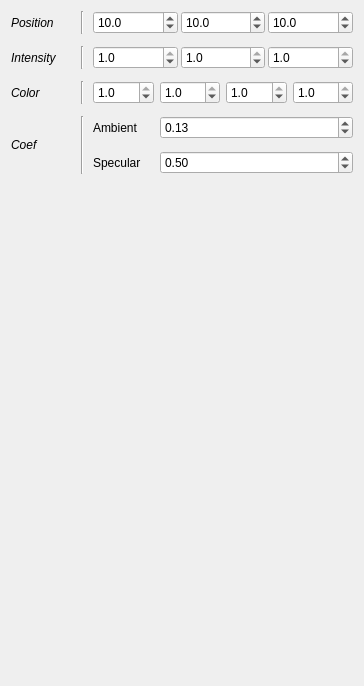
             <widget class="QWidget" name="page_3">
              <property name="geometry">
               <rect>
                <x>0</x>
                <y>0</y>
                <width>364</width>
                <height>686</height>
               </rect>
              </property>
              <attribute name="label">
               <string>Light</string>
              </attribute>
              <layout class="QVBoxLayout" name="verticalLayout_15">
               <item>
                <layout class="QGridLayout" name="gridLayout_13">
                 <property name="verticalSpacing">
                  <number>12</number>
                 </property>
                 <property name="topMargin">
                  <number>0</number>
                 </property>
                 <item row="3" column="0">
                  <widget class="QLabel" name="label_34">
                   <property name="font">
                    <font>
                     <italic>true</italic>
                    </font>
                   </property>
                   <property name="text">
                    <string>Color</string>
                   </property>
                  </widget>
                 </item>
                 <item row="5" column="2">
                  <widget class="QLabel" name="label_13">
                   <property name="text">
                    <string>Specular</string>
                   </property>
                  </widget>
                 </item>
                 <item row="4" column="0" rowspan="2">
                  <widget class="QLabel" name="label_35">
                   <property name="font">
                    <font>
                     <italic>true</italic>
                    </font>
                   </property>
                   <property name="text">
                    <string>Coef</string>
                   </property>
                  </widget>
                 </item>
                 <item row="3" column="2">
                  <widget class="QDoubleSpinBox" name="uil_colR">
                   <property name="font">
                    <font>
                     <weight>50</weight>
                     <bold>false</bold>
                    </font>
                   </property>
                   <property name="toolTip">
                    <string>&lt;html&gt;&lt;head/&gt;&lt;body&gt;&lt;p&gt;Red&lt;/p&gt;&lt;/body&gt;&lt;/html&gt;</string>
                   </property>
                   <property name="decimals">
                    <number>1</number>
                   </property>
                   <property name="maximum">
                    <double>1.000000000000000</double>
                   </property>
                   <property name="singleStep">
                    <double>0.100000000000000</double>
                   </property>
                   <property name="value">
                    <double>1.000000000000000</double>
                   </property>
                  </widget>
                 </item>
                 <item row="4" column="2">
                  <widget class="QLabel" name="label_9">
                   <property name="text">
                    <string>Ambient</string>
                   </property>
                  </widget>
                 </item>
                 <item row="2" column="0">
                  <widget class="QLabel" name="label_36">
                   <property name="font">
                    <font>
                     <italic>true</italic>
                    </font>
                   </property>
                   <property name="text">
                    <string>Intensity</string>
                   </property>
                  </widget>
                 </item>
                 <item row="3" column="1">
                  <widget class="Line" name="line_35">
                   <property name="minimumSize">
                    <size>
                     <width>10</width>
                     <height>0</height>
                    </size>
                   </property>
                   <property name="orientation">
                    <enum>Qt::Vertical</enum>
                   </property>
                  </widget>
                 </item>
                 <item row="2" column="2" colspan="4">
                  <widget class="QWidget" name="widget_8" native="true">
                   <property name="minimumSize">
                    <size>
                     <width>30</width>
                     <height>0</height>
                    </size>
                   </property>
                   <layout class="QHBoxLayout" name="horizontalLayout_90">
                    <property name="spacing">
                     <number>3</number>
                    </property>
                    <property name="margin">
                     <number>0</number>
                    </property>
                    <item>
                     <widget class="QDoubleSpinBox" name="uil_intX">
                      <property name="font">
                       <font>
                        <weight>50</weight>
                        <bold>false</bold>
                       </font>
                      </property>
                      <property name="toolTip">
                       <string>&lt;html&gt;&lt;head/&gt;&lt;body&gt;&lt;p&gt;Along x-axis&lt;/p&gt;&lt;/body&gt;&lt;/html&gt;</string>
                      </property>
                      <property name="decimals">
                       <number>1</number>
                      </property>
                      <property name="maximum">
                       <double>1.000000000000000</double>
                      </property>
                      <property name="singleStep">
                       <double>0.100000000000000</double>
                      </property>
                      <property name="value">
                       <double>1.000000000000000</double>
                      </property>
                     </widget>
                    </item>
                    <item>
                     <widget class="QDoubleSpinBox" name="uil_intY">
                      <property name="font">
                       <font>
                        <weight>50</weight>
                        <bold>false</bold>
                       </font>
                      </property>
                      <property name="toolTip">
                       <string>&lt;html&gt;&lt;head/&gt;&lt;body&gt;&lt;p&gt;Along y-axis&lt;/p&gt;&lt;/body&gt;&lt;/html&gt;</string>
                      </property>
                      <property name="decimals">
                       <number>1</number>
                      </property>
                      <property name="maximum">
                       <double>1.000000000000000</double>
                      </property>
                      <property name="singleStep">
                       <double>0.100000000000000</double>
                      </property>
                      <property name="value">
                       <double>1.000000000000000</double>
                      </property>
                     </widget>
                    </item>
                    <item>
                     <widget class="QDoubleSpinBox" name="uil_intZ">
                      <property name="font">
                       <font>
                        <weight>50</weight>
                        <bold>false</bold>
                       </font>
                      </property>
                      <property name="toolTip">
                       <string>&lt;html&gt;&lt;head/&gt;&lt;body&gt;&lt;p&gt;Along z-axis&lt;/p&gt;&lt;/body&gt;&lt;/html&gt;</string>
                      </property>
                      <property name="decimals">
                       <number>1</number>
                      </property>
                      <property name="maximum">
                       <double>1.000000000000000</double>
                      </property>
                      <property name="singleStep">
                       <double>0.100000000000000</double>
                      </property>
                      <property name="value">
                       <double>1.000000000000000</double>
                      </property>
                     </widget>
                    </item>
                   </layout>
                  </widget>
                 </item>
                 <item row="3" column="3">
                  <widget class="QDoubleSpinBox" name="uil_colG">
                   <property name="font">
                    <font>
                     <weight>50</weight>
                     <bold>false</bold>
                    </font>
                   </property>
                   <property name="toolTip">
                    <string>&lt;html&gt;&lt;head/&gt;&lt;body&gt;&lt;p&gt;Green&lt;/p&gt;&lt;/body&gt;&lt;/html&gt;</string>
                   </property>
                   <property name="decimals">
                    <number>1</number>
                   </property>
                   <property name="maximum">
                    <double>1.000000000000000</double>
                   </property>
                   <property name="singleStep">
                    <double>0.100000000000000</double>
                   </property>
                   <property name="value">
                    <double>1.000000000000000</double>
                   </property>
                  </widget>
                 </item>
                 <item row="4" column="3" colspan="3">
                  <widget class="QDoubleSpinBox" name="uil_AmbCoef">
                   <property name="font">
                    <font>
                     <weight>50</weight>
                     <bold>false</bold>
                    </font>
                   </property>
                   <property name="toolTip">
                    <string>&lt;html&gt;&lt;head/&gt;&lt;body&gt;&lt;p&gt;Make the full brain brighter / darker&lt;/p&gt;&lt;/body&gt;&lt;/html&gt;</string>
                   </property>
                   <property name="maximum">
                    <double>1.000000000000000</double>
                   </property>
                   <property name="singleStep">
                    <double>0.100000000000000</double>
                   </property>
                   <property name="value">
                    <double>0.130000000000000</double>
                   </property>
                  </widget>
                 </item>
                 <item row="5" column="3" colspan="3">
                  <widget class="QDoubleSpinBox" name="uil_SpecCoef">
                   <property name="font">
                    <font>
                     <weight>50</weight>
                     <bold>false</bold>
                    </font>
                   </property>
                   <property name="toolTip">
                    <string>&lt;html&gt;&lt;head/&gt;&lt;body&gt;&lt;p&gt;Add shiny effect&lt;/p&gt;&lt;/body&gt;&lt;/html&gt;</string>
                   </property>
                   <property name="singleStep">
                    <double>0.100000000000000</double>
                   </property>
                   <property name="value">
                    <double>0.500000000000000</double>
                   </property>
                  </widget>
                 </item>
                 <item row="1" column="0">
                  <widget class="QLabel" name="label_33">
                   <property name="font">
                    <font>
                     <italic>true</italic>
                    </font>
                   </property>
                   <property name="text">
                    <string>Position</string>
                   </property>
                  </widget>
                 </item>
                 <item row="1" column="2" colspan="4">
                  <widget class="QWidget" name="widget_7" native="true">
                   <property name="minimumSize">
                    <size>
                     <width>0</width>
                     <height>0</height>
                    </size>
                   </property>
                   <layout class="QHBoxLayout" name="horizontalLayout_89">
                    <property name="spacing">
                     <number>3</number>
                    </property>
                    <property name="margin">
                     <number>0</number>
                    </property>
                    <item>
                     <widget class="QDoubleSpinBox" name="uil_posX">
                      <property name="font">
                       <font>
                        <weight>50</weight>
                        <bold>false</bold>
                       </font>
                      </property>
                      <property name="toolTip">
                       <string>&lt;html&gt;&lt;head/&gt;&lt;body&gt;&lt;p&gt;Along x-axis&lt;/p&gt;&lt;/body&gt;&lt;/html&gt;</string>
                      </property>
                      <property name="decimals">
                       <number>1</number>
                      </property>
                      <property name="maximum">
                       <double>1000.000000000000000</double>
                      </property>
                      <property name="value">
                       <double>10.000000000000000</double>
                      </property>
                     </widget>
                    </item>
                    <item>
                     <widget class="QDoubleSpinBox" name="uil_posY">
                      <property name="font">
                       <font>
                        <weight>50</weight>
                        <bold>false</bold>
                       </font>
                      </property>
                      <property name="toolTip">
                       <string>&lt;html&gt;&lt;head/&gt;&lt;body&gt;&lt;p&gt;Along y-axis&lt;/p&gt;&lt;/body&gt;&lt;/html&gt;</string>
                      </property>
                      <property name="decimals">
                       <number>1</number>
                      </property>
                      <property name="maximum">
                       <double>1000.000000000000000</double>
                      </property>
                      <property name="value">
                       <double>10.000000000000000</double>
                      </property>
                     </widget>
                    </item>
                    <item>
                     <widget class="QDoubleSpinBox" name="uil_posZ">
                      <property name="font">
                       <font>
                        <weight>50</weight>
                        <bold>false</bold>
                       </font>
                      </property>
                      <property name="toolTip">
                       <string>&lt;html&gt;&lt;head/&gt;&lt;body&gt;&lt;p&gt;Along z-axis&lt;/p&gt;&lt;/body&gt;&lt;/html&gt;</string>
                      </property>
                      <property name="decimals">
                       <number>1</number>
                      </property>
                      <property name="maximum">
                       <double>1000.000000000000000</double>
                      </property>
                      <property name="value">
                       <double>10.000000000000000</double>
                      </property>
                     </widget>
                    </item>
                   </layout>
                  </widget>
                 </item>
                 <item row="3" column="4">
                  <widget class="QDoubleSpinBox" name="uil_colB">
                   <property name="font">
                    <font>
                     <weight>50</weight>
                     <bold>false</bold>
                    </font>
                   </property>
                   <property name="toolTip">
                    <string>&lt;html&gt;&lt;head/&gt;&lt;body&gt;&lt;p&gt;Blue&lt;/p&gt;&lt;/body&gt;&lt;/html&gt;</string>
                   </property>
                   <property name="decimals">
                    <number>1</number>
                   </property>
                   <property name="maximum">
                    <double>1.000000000000000</double>
                   </property>
                   <property name="singleStep">
                    <double>0.100000000000000</double>
                   </property>
                   <property name="value">
                    <double>1.000000000000000</double>
                   </property>
                  </widget>
                 </item>
                 <item row="3" column="5">
                  <widget class="QDoubleSpinBox" name="uil_colA">
                   <property name="font">
                    <font>
                     <weight>50</weight>
                     <bold>false</bold>
                    </font>
                   </property>
                   <property name="toolTip">
                    <string>&lt;html&gt;&lt;head/&gt;&lt;body&gt;&lt;p&gt;Alpha&lt;/p&gt;&lt;/body&gt;&lt;/html&gt;</string>
                   </property>
                   <property name="decimals">
                    <number>1</number>
                   </property>
                   <property name="maximum">
                    <double>1.000000000000000</double>
                   </property>
                   <property name="singleStep">
                    <double>0.100000000000000</double>
                   </property>
                   <property name="value">
                    <double>1.000000000000000</double>
                   </property>
                  </widget>
                 </item>
                 <item row="1" column="1">
                  <widget class="Line" name="line_33">
                   <property name="minimumSize">
                    <size>
                     <width>10</width>
                     <height>0</height>
                    </size>
                   </property>
                   <property name="orientation">
                    <enum>Qt::Vertical</enum>
                   </property>
                  </widget>
                 </item>
                 <item row="2" column="1">
                  <widget class="Line" name="line_34">
                   <property name="minimumSize">
                    <size>
                     <width>10</width>
                     <height>0</height>
                    </size>
                   </property>
                   <property name="orientation">
                    <enum>Qt::Vertical</enum>
                   </property>
                  </widget>
                 </item>
                 <item row="4" column="1" rowspan="2">
                  <widget class="Line" name="line_36">
                   <property name="minimumSize">
                    <size>
                     <width>10</width>
                     <height>0</height>
                    </size>
                   </property>
                   <property name="orientation">
                    <enum>Qt::Vertical</enum>
                   </property>
                  </widget>
                 </item>
                </layout>
               </item>
               <item>
                <spacer name="verticalSpacer_5">
                 <property name="orientation">
                  <enum>Qt::Vertical</enum>
                 </property>
                 <property name="sizeHint" stdset="0">
                  <size>
                   <width>20</width>
                   <height>40</height>
                  </size>
                 </property>
                </spacer>
               </item>
              </layout>
             </widget>
